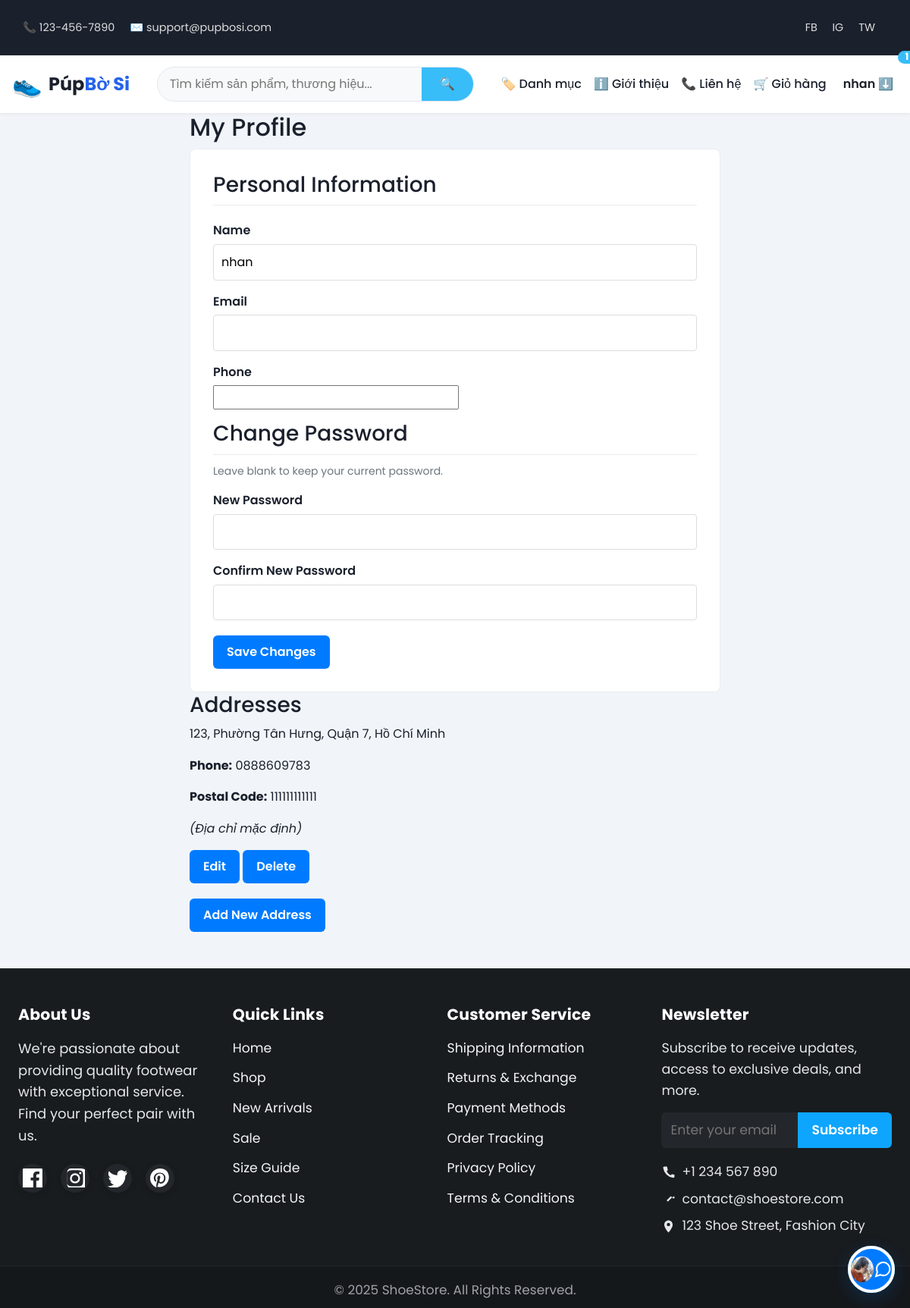
/profile.php (signed in), run on the app's committed database.
### tables this page shows
CREATE TABLE `users` (
  `id` int(11) NOT NULL,
  `name` varchar(100) DEFAULT NULL,
  `email` varchar(100) DEFAULT NULL,
  `password` varchar(255) DEFAULT NULL,
  `phone` varchar(20) DEFAULT NULL,
  `created_at` datetime DEFAULT current_timestamp(),
  `updated_at` datetime DEFAULT current_timestamp() ON UPDATE current_timestamp()
);

CREATE TABLE `address_codes` (
  `id` int(11) NOT NULL,
  `address_id` int(11) NOT NULL,
  `ghn_province_id` int(11) NOT NULL COMMENT 'ID Tỉnh/Thành phố theo GHN',
  `ghn_district_id` int(11) NOT NULL COMMENT 'ID Quận/Huyện theo GHN',
  `ghn_ward_code` varchar(10) NOT NULL COMMENT 'Mã Phường/Xã theo GHN',
  `created_at` timestamp NOT NULL DEFAULT current_timestamp(),
  `updated_at` timestamp NOT NULL DEFAULT current_timestamp() ON UPDATE current_timestamp()
);

CREATE TABLE `addresses` (
  `id` int(11) NOT NULL,
  `user_id` int(11) NOT NULL,
  `address` varchar(255) NOT NULL,
  `city` varchar(100) NOT NULL,
  `district` varchar(100) DEFAULT NULL,
  `ward` varchar(100) DEFAULT NULL,
  `postal_code` varchar(20) DEFAULT NULL,
  `phone` varchar(20) DEFAULT NULL,
  `is_default` tinyint(1) DEFAULT 0,
  `created_at` datetime DEFAULT current_timestamp(),
  `updated_at` datetime DEFAULT current_timestamp() ON UPDATE current_timestamp()
);

### includes/functions.php (called while the page is built, shortened)
<?php
function is_logged_in(): bool
{
    return !empty($_SESSION['user_id']);
}
function current_user_id(): ?int
{
    return $_SESSION['user_id'] ?? null;
}
function cart_count(): int
{
    if (is_logged_in()) {
        try {
            $db = get_db();
            $uid = current_user_id();
            $st = $db->prepare('SELECT COALESCE(SUM(ci.quantity),0) FROM carts c JOIN cart_items ci ON c.id = ci.cart_id WHERE c.user_id = ?');
            $st->execute([$uid]);
            $count = (int)$st->fetchColumn();
            return $count;
        } catch (Exception $e) {
        }
    }
    $count = 0;
    return $count;
}

### profile.php (the view, shortened to what this page needs)
<?php
require_once __DIR__ . '/includes/functions.php';
$db = get_db();
$userId = current_user_id();
$stmt = $db->prepare('
    SELECT a.*, c.ghn_province_id, c.ghn_district_id, c.ghn_ward_code
    FROM addresses a
    LEFT JOIN address_codes c ON a.id = c.address_id
    WHERE a.user_id = ?
    ORDER BY a.is_default DESC, a.created_at DESC
');
$stmt->execute([$userId]);
$addresses = $stmt->fetchAll();
require_once __DIR__ . '/includes/header.php';
?>
<div class="profile-page">
    <h2>My Profile</h2>
    <form class="profile-form" method="post">
        <h3>Personal Information</h3>
        <div class="form-group"><label for="name">Name</label><input type="text" id="name" name="name" value="<?php echo htmlspecialchars($user['name'] ?? ''); ?>" required></div>
        <div class="form-group"><label for="email">Email</label><input type="email" id="email" name="email" value="<?php echo htmlspecialchars($user['email'] ?? ''); ?>" required></div>
        <div class="form-group"><label for="phone">Phone</label><input type="tel" id="phone" name="phone" value="<?php echo htmlspecialchars($user['phone'] ?? ''); ?>"></div>
        <h3>Change Password</h3>
        <p class="form-hint">Leave blank to keep your current password.</p>
        <div class="form-group"><label for="password">New Password</label><input type="password" id="password" name="password"></div>
        <div class="form-group"><label for="password_confirm">Confirm New Password</label><input type="password" id="password_confirm" name="password_confirm"></div>
        <div class="form-actions"><button type="submit" class="btn">Save Changes</button></div>
    </form>
 <h3>Addresses</h3>
    <div class="addresses-list">
        <?php foreach ($addresses as $addr): ?>
            <div class="address-item <?php if ($addr['is_default']) echo 'default'; ?>">
                <p>
                    <?php echo htmlspecialchars($addr['address']); ?>,
                    <?php echo htmlspecialchars($addr['ward']); ?>,
                    <?php echo htmlspecialchars($addr['district']); ?>,
                    <?php echo htmlspecialchars($addr['city']); ?>
                </p>
                <p><strong>Phone:</strong> <?php echo htmlspecialchars($addr['phone']); ?></p>
                <?php if (!empty($addr['postal_code'])): ?>
                    <p><strong>Postal Code:</strong> <?php echo htmlspecialchars($addr['postal_code']); ?></p>
                <?php endif; ?>
                <div class="address-actions">
                    <?php if ($addr['is_default']): ?>
                        <p><em>(Địa chỉ mặc định)</em></p>
                    <?php endif; ?>
                    <button class="btn btn-small edit-address-btn" data-address-id="<?php echo $addr['id']; ?>">Edit</button>
                    <form method="post" style="display:inline;">
                        <button type="submit" class="btn btn-small btn-danger" onclick="return confirm('Bạn có chắc muốn xóa địa chỉ này?');">Delete</button>
                    </form>
                </div>
            </div>
        <?php endforeach; ?>
    </div>
    <div class="form-actions">
        <button type="button" class="btn" id="open-add-address-modal">
            Add New Address
        </button>
    </div>
</div>
<?php require_once __DIR__ . '/includes/footer.php'; ?>

### includes/header.php (shortened to what this page needs)
<?php
$db = get_db();
$isLoggedIn = is_logged_in();
$displayName = 'Guest';
if ($isLoggedIn) {
    try {
        $stmt = $db->prepare("
            SELECT u.name, r.name AS role_name
            FROM users u
            LEFT JOIN user_roles ur ON u.id = ur.user_id
            LEFT JOIN roles r ON ur.role_id = r.id
            WHERE u.id = ?
            LIMIT 1
        ");
        $stmt->execute([current_user_id()]);
        $user = $stmt->fetch(PDO::FETCH_ASSOC);
        if ($user) {
            $displayName = $user['name'] ?? 'User';
        }
    } catch (PDOException $e) {
        $_SESSION['user_role'] = 'user';
    }
} else {
    $_SESSION['user_role'] = 'guest';
}
?>
<!DOCTYPE html>
<html lang="vi">
<head>
    <link href="https://cdn.jsdelivr.net/npm/bootstrap@5.3.3/dist/css/bootstrap.min.css" rel="stylesheet">
    <link rel="stylesheet" href="https://cdn.jsdelivr.net/npm/swiper@11/swiper-bundle.min.css">
    <link rel='stylesheet' href='https://cdn-uicons.flaticon.com/2.4.2/uicons-regular-rounded/css/uicons-regular-rounded.css'>
    <link rel="stylesheet" href="assets/css/site.css">
    <link rel="stylesheet" href="assets/css/chat.css">
</head>
<body>
    <div class="top-bar text-center text-md-start">
        <div class="container d-flex justify-content-between align-items-center flex-wrap">
            <div>
                <a href="tel:+1234567890">📞 123-456-7890</a>
                <a href="mailto:support@pupbosi.com">✉️ support@pupbosi.com</a>
            </div>
            <div>
                <a href="#">FB</a>
                <a href="#">IG</a>
                <a href="#">TW</a>
            </div>
        </div>
    </div>
    <header>
        <div class="header-main">
            <a href="<?php echo BASE_URL; ?>index.php" class="brand">
                <div class="logo">👟</div>
                <div>Púp<span>Bờ Si</span></div>
            </a>
            <form class="search-form" action="<?php echo BASE_URL; ?>category.php" method="GET">
                <input type="text" name="q" id="ajax-search-input" placeholder="Tìm kiếm sản phẩm, thương hiệu..." required autocomplete="off">
                <button type="submit">🔍</button>
            </form>
            <div class="nav-actions">
                <a href="<?php echo BASE_URL; ?>category.php">🏷️ Danh mục</a>
                <a href="<?php echo BASE_URL; ?>about.php">ℹ️ Giới thiệu</a>
                  <a href="<?php echo BASE_URL; ?>contact.php">📞 Liên hệ</a>
                <a href="<?php echo BASE_URL; ?>cart.php">🛒 Giỏ hàng <span class="badge"><?php echo cart_count(); ?></span></a>
                <?php if ($isLoggedIn): ?>
                <div class="user-menu">
                    <button class="user-btn"><?php echo htmlspecialchars($displayName); ?> ⬇️</button>
                </div>
                <?php else: ?>
                <a href="<?php echo BASE_URL; ?>login.php" class="btn btn-gradient rounded-pill px-3 fw-semibold">Đăng nhập</a>
                <a href="<?php echo BASE_URL; ?>register.php" class="btn btn-gradient rounded-pill px-3 fw-semibold">Đăng ký</a>
                <?php endif; ?>
            </div>
        </div>
    </header>
    <main class="container-fluid" style="flex-grow: 1;">
</body>
</html>

### assets/css/site.css (style rules this page uses)
body { font-family: -apple-system, BlinkMacSystemFont, "Segoe UI", Roboto, Helvetica, Arial, sans-serif; margin: 0; padding: 0; background: #f8f9fa; color: #343a40; line-height: 1.6; display: flex; flex-direction: column; min-height: 100vh; }
.container { width: 95%; max-width: 1200px; margin: 0 auto; padding: 20px 0; flex-grow: 1; }
h1, h2, h3, h4 { margin-top: 0; }
a { color: #007bff; text-decoration: none; }
.btn { display: inline-block; padding: 10px 18px; background: #007bff; color: #fff; text-decoration: none; border-radius: 6px; border: 0; cursor: pointer; font-weight: 600; transition: background-color 0.2s; }
.form-group { margin-bottom: 15px; }
.form-group label { display: block; margin-bottom: 5px; font-weight: 600; }
.form-group input[type="text"], .form-group input[type="number"], .form-group input[type="password"], .form-group input[type="email"], .form-group select, .form-group textarea { width: 100%; padding: 10px; border: 1px solid #ced4da; border-radius: 6px; box-sizing: border-box; font-size: 16px; }
.badge { position:absolute;top:-6px;right:-8px;background:#ef4444;color:#fff;border-radius:12px;padding:2px 6px;font-size:12px }
.user-menu { position:relative;display:flex;align-items:center;gap:8px }
.form-group { margin-bottom:15px }
.form-group label { display:block;margin-bottom:5px;font-weight:600 }
.form-group input[type="text"], .form-group input[type="number"], .form-group input[type="password"], .form-group input[type="email"], .form-group select, .form-group textarea { width:100%;padding:10px;border:1px solid #ddd;border-radius:4px;box-sizing:border-box }
.form-actions { margin-top:20px }
.profile-page { max-width: 700px; margin: 0 auto; }
.profile-form { background: #fff; padding: 30px; border-radius: 8px; border: 1px solid #e9ecef; }
.profile-form h3 { border-bottom: 1px solid #e9ecef; padding-bottom: 10px; margin-bottom: 20px; }
.form-hint { font-size: 14px; color: #6c757d; margin-top: -10px; margin-bottom: 15px; }

### includes/header.php (style rules this page uses)
:root { --primary: #38bdf8; --primary-dark: #0c8ad8; --primary-light: #bae6fd; --accent: #2563eb; --accent-hover: #1d4ed8; --bg-white: #ffffff; --bg-light: #f8f9fa; --bg-gray: #f1f5f9; --text-dark: #1a202c; --text-body: #4a5568; --text-muted: #6c757d; --border: #e2e8f0; --border-dark: #cbd5e1; --success: #28a745; --warning: #ffc107; --danger: #dc3545; --info: #17a2b8; --shadow-sm: 0 2px 4px rgba(0,0,0,0.05); --shadow-md: 0 4px 12px rgba(0,0,0,0.08); --shadow-lg: 0 8px 24px rgba(0,0,0,0.12); }
body { font-family: 'Poppins', sans-serif; background: var(--bg-gray); margin: 0; color: var(--text-dark); display: flex; flex-direction: column; min-height: 100vh; }
.top-bar { background: var(--text-dark); color: #eee; font-size: 0.9rem; padding: 0.3rem 0; }
.top-bar a { color: #ddd; text-decoration: none; margin-right: 1rem; }
header { background: var(--bg-white); box-shadow: var(--shadow-sm); position: sticky; top: 0; z-index: 999; }
.header-main { max-width: 1200px; margin: auto; display: flex; justify-content: space-between; align-items: center; padding: 0.8rem 1rem; }
.brand { text-decoration: none; color: var(--text-dark); font-weight: 700; font-size: 1.5rem; display: flex; align-items: center; gap: 0.5rem; }
.brand span { color: var(--accent); }
.brand .logo { font-size: 2rem; }
.search-form { display: flex; border: 1px solid var(--border); border-radius: 50px; overflow: hidden; background: var(--bg-light); position: relative; transition: box-shadow 0.3s; }
.search-form input { border: none; flex: 1; padding: 0.6rem 1rem; font-size: 1rem; outline: none; background: transparent; }
.search-form button { background: var(--primary); color: #fff; border: none; padding: 0.6rem 1.5rem; cursor: pointer; transition: 0.3s; }
.nav-actions { display: flex; align-items: center; gap: 1rem; }
.nav-actions a { text-decoration: none; color: var(--text-dark); font-weight: 500; transition: 0.3s; }
.badge { background: var(--primary); color: white; border-radius: 10px; padding: 0.15rem 0.6rem; font-size: 0.8rem; }
.user-menu { position: relative; }
.user-btn { background: none; border: none; cursor: pointer; display: flex; align-items: center; gap: 0.5rem; font-weight: 600; color: var(--text-dark); }

### data on the page
users: name "nhan"
address_codes: address.address "123", address.ward "Phường Tân Hưng", address.district "Quận 7", address.city "Hồ Chí Minh", address.phone "0888609783", address.postal_code "111111111111"

### other printed values
cart_count() "1"
